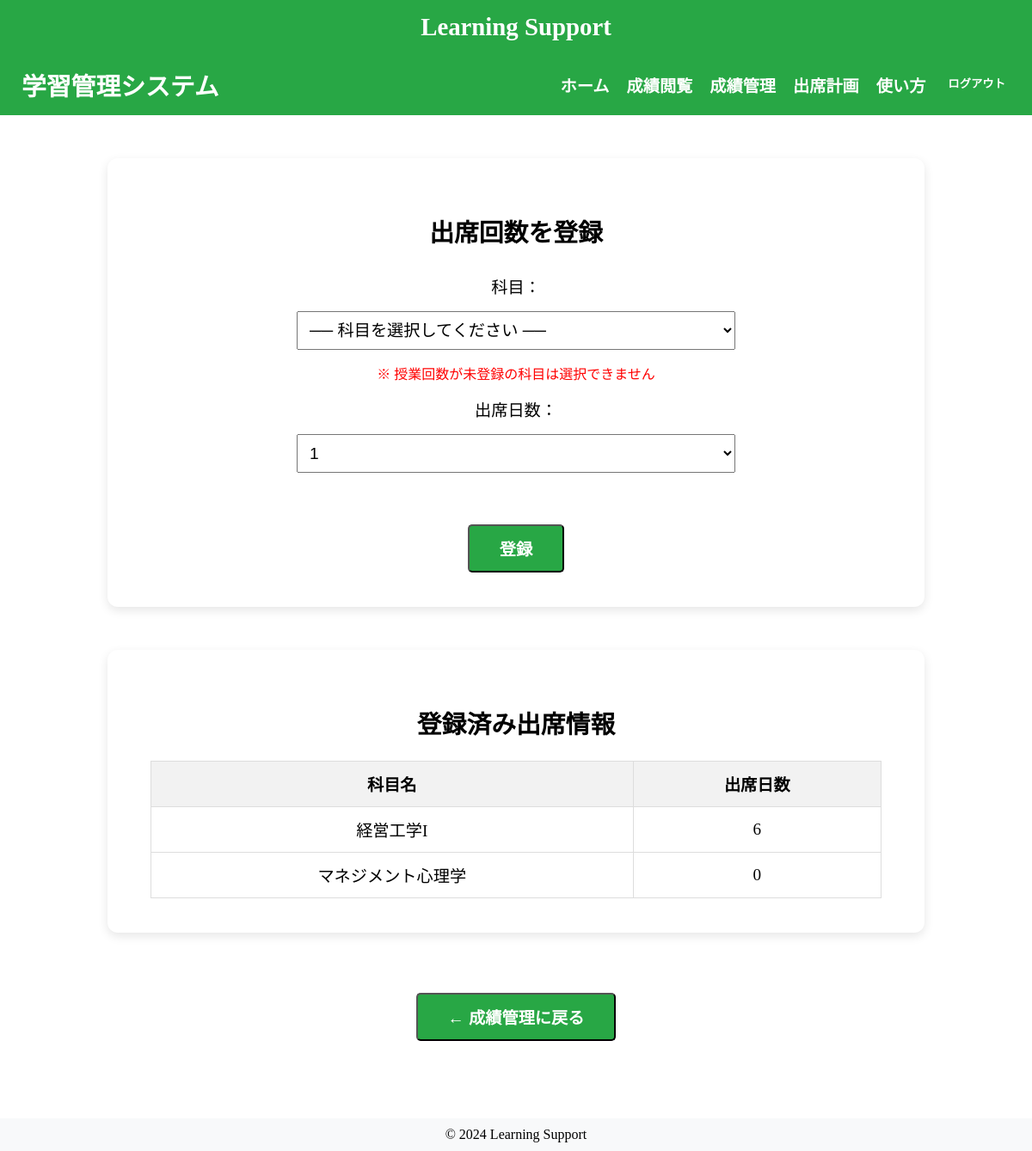
Page /core/register/attendance/ (signed in) on the earlier database version.
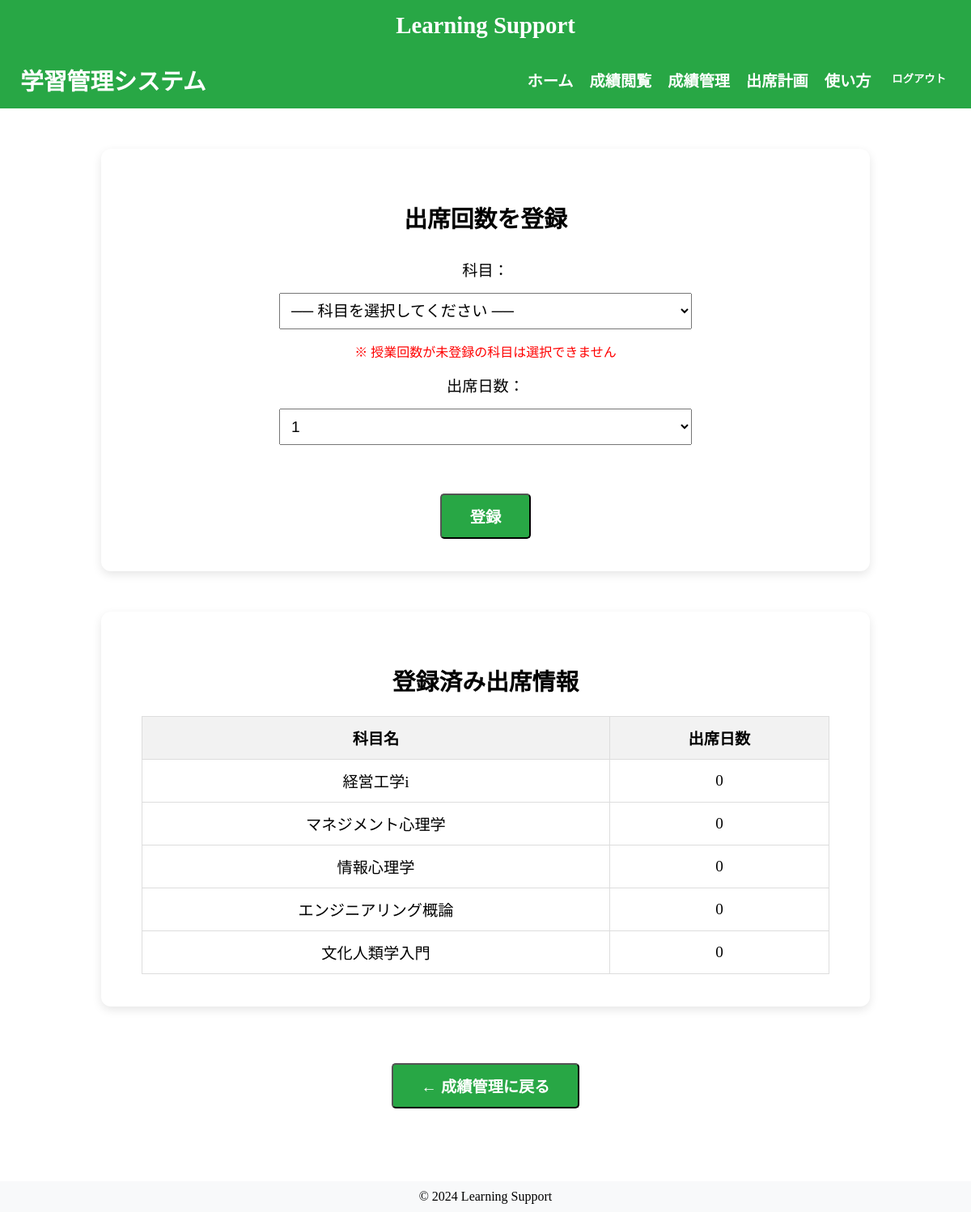
Same page on the later database version.
### core/models.py (models this page shows, shortened)
class Subject(models.Model):
    SUBJECT_CLASS_CHOICES = [
        ('必修', '必修'),
        ('教養', '教養'),
        ('専門', '専門'),
    ]
    DAY_CHOICES = [
        ('月', '月曜日'),
        ('火', '火曜日'),
        ('水', '水曜日'),
        ('木', '木曜日'),
        ('金', '金曜日'),
    ]
    subject_id = models.AutoField(primary_key=True)
    student = models.ForeignKey(Student, on_delete=models.CASCADE)
    subject_name = models.CharField(max_length=50)
    subject_class = models.CharField(max_length=10, choices=SUBJECT_CLASS_CHOICES)
    subject_score = models.IntegerField(default=1)
    attend_days = models.IntegerField(default=0)
    lesson_count = models.IntegerField(null=True, blank=True)
    day_of_week = models.CharField(max_length=2, choices=DAY_CHOICES, default='月')
    date = models.CharField(max_length=10, default="月曜日")
    table = models.CharField(max_length=10, default="1限目")
    class Meta:
        constraints = [
            models.UniqueConstraint(
                fields=['student', 'subject_name'],
                name='unique_student_subject'
            )
        ]

### core/views.py (the view, shortened to what this page needs)
# urls.py: path('register/attendance/', views.attendance_register, name='attendance_register'),    #出席回数登録
@login_required
def attendance_register(request):
    student = Student.objects.get(user=request.user)
    subjects = Subject.objects.filter(student=student)
    attendance_range = range(1, 16)  # 1～15
    return render(request, "core/attendance_register.html", {
        "subjects": subjects,
        "attendance_range": attendance_range,
    })

### core/templates/core/attendance_register.html (shortened to what the changed rows need)
{% extends 'base.html' %}
{% block content %}
<header style="
    display: flex;
    justify-content: space-between;
    align-items: center;
    padding: 15px 25px;
    background-color: #28a745;
    color: white;
    font-size:1.2rem;
">
    <h1 style="margin: 0; font-size: 1.8rem;">学習管理システム</h1>
</header>
<div style="padding:50px;display:flex;flex-direction:column;align-items:center;font-size:1.2rem;">
    <div style="
        background:white;
        padding:40px 50px;
        border-radius:12px;
        box-shadow:0 4px 12px rgba(0,0,0,0.1);
        width:90%;
        max-width:850px;
        text-align:center;
    ">
        <h2 style="font-size:1.8rem;">出席回数を登録</h2>
    </div>
    <div style="
        background:white;
        margin-top:50px;
        padding:40px 50px;
        border-radius:12px;
        box-shadow:0 4px 12px rgba(0,0,0,0.1);
        width:90%;
        max-width:850px;
        text-align:center;
    ">
        <h2 style="font-size:1.8rem;">登録済み出席情報</h2>
        <table style="width:100%;border-collapse:collapse;margin-top:20px;">
            <thead style="background:#f2f2f2;">
                <tr>
                    <th style="padding:12px;border:1px solid #ddd;">科目名</th>
                    <th style="padding:12px;border:1px solid #ddd;">出席日数</th>
                </tr>
            </thead>
            <tbody>
                {% for subject in subjects %}
                    <tr>
                        <td style="padding:12px;border:1px solid #ddd;">{{ subject.subject_name }}</td>
                        <td style="padding:12px;border:1px solid #ddd;">{{ subject.attend_days }}</td>
                    </tr>
                {% empty %}
                    <tr>
                        <td colspan="2" style="padding:12px;">登録されていません。</td>
                    </tr>
                {% endfor %}
            </tbody>
        </table>
    </div>
</div>
{% endblock %}

Differences in the rows shown:
changed Subject: subject_name "経営工学I" → "経営工学i"; attend_days "6" → "0"
added Subject: subject_name "情報心理学", attend_days "0"
added Subject: subject_name "エンジニアリング概論", attend_days "0"
added Subject: subject_name "文化人類学入門", attend_days "0"
